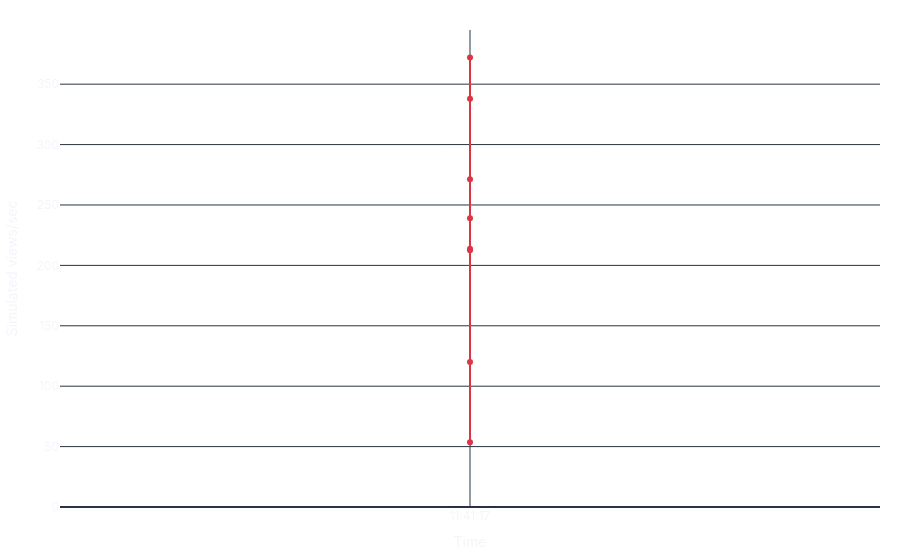

The cell this chart's notebook holds for it:
### Code cell
# The live ticker is driven by dcc.Interval. Simulate a few ticks:
import random
from datetime import datetime
for _ in range(8):
    cb._LIVE_BUFFER.append((datetime.now().strftime("%H:%M:%S"), round(random.uniform(50, 500), 1)))
cb.build_live_figure().show()

### Figure 1 — Plotly figure (JSON) as saved in the notebook; plotly's stock layout.template omitted (floating-point values rounded to 4 significant figures)
{"data": [{"fill": "tozeroy", "fillcolor": "rgba(220,53,69,0.15)", "line": {"color": "#dc3545", "width": 2}, "mode": "lines+markers", "name": "Live views/sec", "type": "scatter", "x": ["11:41:17", "11:41:17", "11:41:17", "11:41:17", "11:41:17", "11:41:17", "11:41:17", "11:41:17"], "y": [271.4, 239, 338, 53.6, 213.8, 212.5, 120, 372]}], "layout": {"font": {"family": "Inter, system-ui, sans-serif", "size": 12}, "legend": {"orientation": "h", "x": 0, "y": 1, "yanchor": "bottom"}, "margin": {"b": 40, "l": 40, "r": 20, "t": 30}, "paper_bgcolor": "rgba(0,0,0,0)", "plot_bgcolor": "rgba(0,0,0,0)", "xaxis": {"title": {"text": "Time"}}, "yaxis": {"title": {"text": "Simulated views/sec"}}}}
